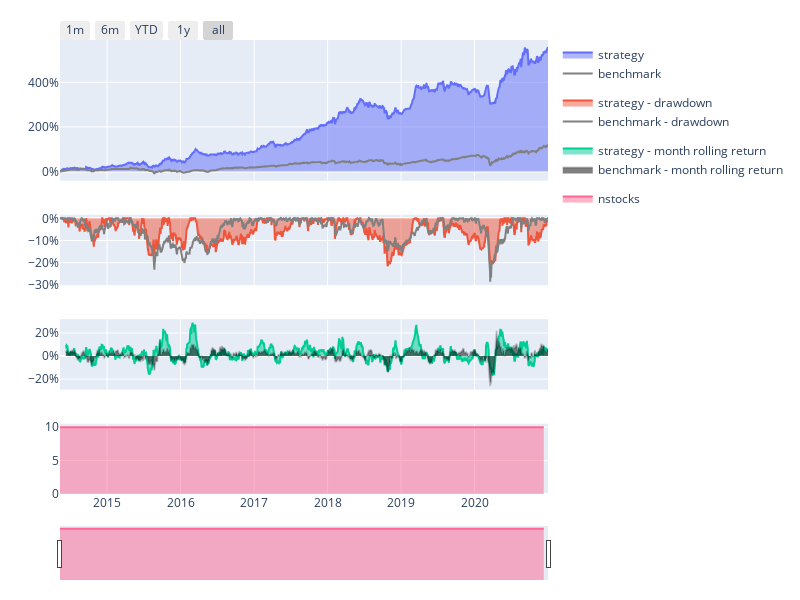
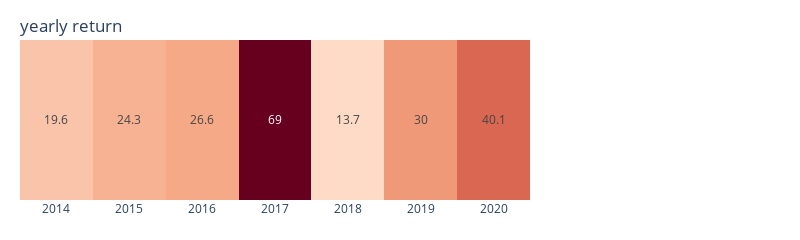
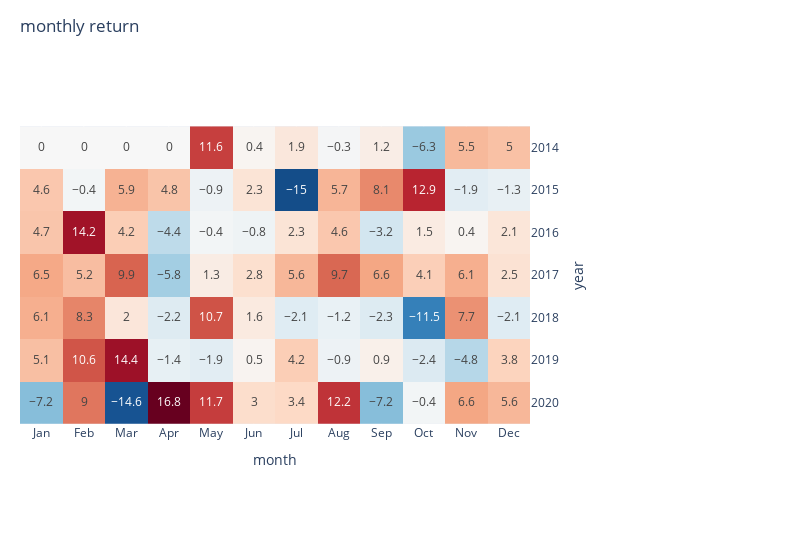

Notebook source saved alongside these figures, in order:
### Code cell
from finlab import data, login
from finlab.backtest import sim
login('qKIeim2QE14Eoc05Qb3zELX6W824+Q+MAc47CdXg6rua+fCBewmloAUxuI/fwlJG#free')

pe = data.get('price_earning_ratio:本益比')
rev = data.get('monthly_revenue:當月營收')
rev_ma3 = rev.average(3)
rev_ma12 = rev.average(12)
營業利益成長率 = data.get('fundamental_features:營業利益成長率')
peg = (pe/營業利益成長率)
cond1 = rev_ma3/rev_ma12>1.1
cond2 = rev/rev.shift()>0.9
cond_all = cond1 & cond2
result = peg*cond_all
position = result[result>0].is_smallest(10).reindex(rev.index_str_to_date().index, method='ffill')

rr= sim(position=position, fee_ratio=1.425/1000/3,stop_loss=0.1,upload=True,name='本益成長比', live_performance_start='2021-06-01')

### Figure 1 — Plotly figure (JSON) as saved in the notebook; plotly's stock layout.template omitted (floating-point values rounded to 4 significant figures; data arrays with more than 128 entries replaced by an {"elided": "..."} marker saying what was removed)
{"data": [{"fill": "tozeroy", "legendgroup": "performance", "name": "strategy", "type": "scatter", "x": {"elided": "1633 str values"}, "xaxis": "x", "y": {"elided": "1633 float values"}, "yaxis": "y"}, {"fill": "tozeroy", "legendgroup": "drawdown", "name": "strategy - drawdown", "type": "scatter", "x": {"elided": "1633 str values"}, "xaxis": "x2", "y": {"elided": "1633 float values"}, "yaxis": "y2"}, {"fill": "tozeroy", "legendgroup": "rolling performance", "name": "strategy - month rolling return", "type": "scatter", "x": {"elided": "1633 str values"}, "xaxis": "x3", "y": {"elided": "1633 float values"}, "yaxis": "y3"}, {"legendgroup": "performance", "line": {"color": "gray"}, "name": "benchmark", "type": "scatter", "x": {"elided": "1633 str values"}, "xaxis": "x", "y": {"elided": "1633 float values"}, "yaxis": "y"}, {"legendgroup": "drawdown", "line": {"color": "gray"}, "name": "benchmark - drawdown", "type": "scatter", "x": {"elided": "1633 str values"}, "xaxis": "x2", "y": {"elided": "1633 float values"}, "yaxis": "y2"}, {"fill": "tozeroy", "legendgroup": "rolling performance", "line": {"color": "rgba(0,0,0,0.2)"}, "name": "benchmark - month rolling return", "type": "scatter", "x": {"elided": "1633 str values"}, "xaxis": "x3", "y": {"elided": "1633 float values"}, "yaxis": "y3"}, {"fill": "tozeroy", "name": "nstocks", "type": "scatter", "x": ["2014-05-12T00:00:00", "2014-06-10T00:00:00", "2014-07-10T00:00:00", "2014-08-11T00:00:00", "2014-09-10T00:00:00", "2014-10-13T00:00:00", "2014-11-10T00:00:00", "2014-12-10T00:00:00", "2015-01-12T00:00:00", "2015-02-10T00:00:00", "2015-03-10T00:00:00", "2015-04-10T00:00:00", "2015-05-11T00:00:00", "2015-06-10T00:00:00", "2015-07-13T00:00:00", "2015-08-10T00:00:00", "2015-09-10T00:00:00", "2015-10-12T00:00:00", "2015-11-10T00:00:00", "2015-12-10T00:00:00", "2016-01-11T00:00:00", "2016-02-15T00:00:00", "2016-03-10T00:00:00", "2016-04-11T00:00:00", "2016-05-10T00:00:00", "2016-06-13T00:00:00", "2016-07-11T00:00:00", "2016-08-10T00:00:00", "2016-09-12T00:00:00", "2016-10-11T00:00:00", "2016-11-10T00:00:00", "2016-12-12T00:00:00", "2017-01-10T00:00:00", "2017-02-10T00:00:00", "2017-03-10T00:00:00", "2017-04-10T00:00:00", "2017-05-10T00:00:00", "2017-06-12T00:00:00", "2017-07-10T00:00:00", "2017-08-10T00:00:00", "2017-09-11T00:00:00", "2017-10-11T00:00:00", "2017-11-10T00:00:00", "2017-12-11T00:00:00", "2018-01-10T00:00:00", "2018-02-12T00:00:00", "2018-03-12T00:00:00", "2018-04-10T00:00:00", "2018-05-10T00:00:00", "2018-06-11T00:00:00", "2018-07-10T00:00:00", "2018-08-10T00:00:00", "2018-09-10T00:00:00", "2018-10-11T00:00:00", "2018-11-12T00:00:00", "2018-12-10T00:00:00", "2019-01-10T00:00:00", "2019-02-11T00:00:00", "2019-03-11T00:00:00", "2019-04-10T00:00:00", "2019-05-10T00:00:00", "2019-06-10T00:00:00", "2019-07-10T00:00:00", "2019-08-12T00:00:00", "2019-09-10T00:00:00", "2019-10-14T00:00:00", "2019-11-11T00:00:00", "2019-12-10T00:00:00", "2020-01-10T00:00:00", "2020-02-17T00:00:00", "2020-03-10T00:00:00", "2020-04-10T00:00:00", "2020-05-11T00:00:00", "2020-06-10T00:00:00", "2020-07-10T00:00:00", "2020-08-10T00:00:00", "2020-09-10T00:00:00", "2020-10-12T00:00:00", "2020-11-10T00:00:00", "2020-12-10T00:00:00"], "xaxis": "x4", "y": [10, 10, 10, 10, 10, 10, 10, 10, 10, 10, 10, 10, 10, 10, 10, 10, 10, 10, 10, 10, 10, 10, 10, 10, 10, 10, 10, 10, 10, 10, 10, 10, 10, 10, 10, 10, 10, 10, 10, 10, 10, 10, 10, 10, 10, 10, 10, 10, 10, 10, 10, 10, 10, 10, 10, 10, 10, 10, 10, 10, 10, 10, 10, 10, 10, 10, 10, 10, 10, 10, 10, 10, 10, 10, 10, 10, 10, 10, 10, 10], "yaxis": "y4"}], "layout": {"height": 600, "legend": {"bgcolor": "rgba(0,0,0,0)"}, "margin": {"b": 20, "l": 60, "r": 20, "t": 40}, "width": 800, "xaxis": {"anchor": "y", "domain": [0, 1], "matches": "x4", "showticklabels": false}, "xaxis2": {"anchor": "y2", "domain": [0, 1], "matches": "x4", "showticklabels": false}, "xaxis3": {"anchor": "y3", "domain": [0, 1], "matches": "x4", "showticklabels": false}, "xaxis4": {"anchor": "y4", "domain": [0, 1], "rangeselector": {"buttons": [{"count": 1, "label": "1m", "step": "month", "stepmode": "backward"}, {"count": 6, "label": "6m", "step": "month", "stepmode": "backward"}, {"count": 1, "label": "YTD", "step": "year", "stepmode": "todate"}, {"count": 1, "label": "1y", "step": "year", "stepmode": "backward"}, {"step": "all"}], "x": 0, "y": 1}, "rangeslider": {"thickness": 0.1, "visible": true}, "type": "date"}, "yaxis": {"anchor": "x", "domain": [0.69, 1], "tickformat": ",.0%"}, "yaxis2": {"anchor": "x2", "domain": [0.46, 0.615], "tickformat": ",.0%"}, "yaxis3": {"anchor": "x3", "domain": [0.23, 0.385], "tickformat": ",.0%"}, "yaxis4": {"anchor": "x4", "domain": [0, 0.155]}}}

### Figure 2 — Plotly figure (JSON) as saved in the notebook; plotly's stock layout.template omitted (floating-point values rounded to 4 significant figures)
{"data": [{"coloraxis": "coloraxis", "hovertemplate": "year: %{x}<br>return: %{z}%", "name": "0", "texttemplate": "%{z}", "type": "heatmap", "x": ["2014", "2015", "2016", "2017", "2018", "2019", "2020"], "xaxis": "x", "yaxis": "y", "z": [[19.6, 24.3, 26.6, 69, 13.7, 30, 40.1]]}], "layout": {"coloraxis": {"cmid": 0, "colorbar": {"title": {"text": "return(%)"}}, "colorscale": [[0, "rgb(5,48,97)"], [0.1, "rgb(33,102,172)"], [0.2, "rgb(67,147,195)"], [0.3, "rgb(146,197,222)"], [0.4, "rgb(209,229,240)"], [0.5, "rgb(247,247,247)"], [0.6, "rgb(253,219,199)"], [0.7, "rgb(244,165,130)"], [0.8, "rgb(214,96,77)"], [0.9, "rgb(178,24,43)"], [1, "rgb(103,0,31)"]], "showscale": false}, "height": 120, "margin": {"b": 40, "l": 20, "r": 270, "t": 40}, "title": {"text": "yearly return", "x": 0.025, "yanchor": "top"}, "width": 800, "xaxis": {"anchor": "y", "constrain": "domain", "domain": [0, 1], "scaleanchor": "y"}, "yaxis": {"anchor": "x", "autorange": "reversed", "constrain": "domain", "domain": [0, 1], "visible": false}}}

### Figure 3 — Plotly figure (JSON) as saved in the notebook; plotly's stock layout.template omitted (floating-point values rounded to 4 significant figures)
{"data": [{"coloraxis": "coloraxis", "hovertemplate": "year: %{y}<br>month: %{x}<br>return: %{z}%", "name": "0", "texttemplate": "%{z}", "type": "heatmap", "x": ["Jan", "Feb", "Mar", "Apr", "May", "Jun", "Jul", "Aug", "Sep", "Oct", "Nov", "Dec"], "xaxis": "x", "y": ["2014", "2015", "2016", "2017", "2018", "2019", "2020"], "yaxis": "y", "z": [[0, 0, 0, 0, 11.6, 0.4, 1.9, -0.3, 1.2, -6.3, 5.5, 5], [4.6, -0.4, 5.9, 4.8, -0.9, 2.3, -15, 5.7, 8.1, 12.9, -1.9, -1.3], [4.7, 14.2, 4.2, -4.4, -0.4, -0.8, 2.3, 4.6, -3.2, 1.5, 0.4, 2.1], [6.5, 5.2, 9.9, -5.8, 1.3, 2.8, 5.6, 9.7, 6.6, 4.1, 6.1, 2.5], [6.1, 8.3, 2, -2.2, 10.7, 1.6, -2.1, -1.2, -2.3, -11.5, 7.7, -2.1], [5.1, 10.6, 14.4, -1.4, -1.9, 0.5, 4.2, -0.9, 0.9, -2.4, -4.8, 3.8], [-7.2, 9, -14.6, 16.8, 11.7, 3, 3.4, 12.2, -7.2, -0.4, 6.6, 5.6]]}], "layout": {"coloraxis": {"cmid": 0, "colorbar": {"title": {"text": "return(%)"}}, "colorscale": [[0, "rgb(5,48,97)"], [0.1, "rgb(33,102,172)"], [0.2, "rgb(67,147,195)"], [0.3, "rgb(146,197,222)"], [0.4, "rgb(209,229,240)"], [0.5, "rgb(247,247,247)"], [0.6, "rgb(253,219,199)"], [0.7, "rgb(244,165,130)"], [0.8, "rgb(214,96,77)"], [0.9, "rgb(178,24,43)"], [1, "rgb(103,0,31)"]], "showscale": false}, "height": 550, "margin": {"b": 40, "l": 20, "r": 270, "t": 40}, "title": {"text": "monthly return", "x": 0.025, "yanchor": "top"}, "width": 800, "xaxis": {"anchor": "y", "constrain": "domain", "domain": [0, 1], "scaleanchor": "y", "title": {"text": "month"}}, "yaxis": {"anchor": "x", "autorange": "reversed", "constrain": "domain", "domain": [0, 1], "side": "right", "title": {"text": "year"}}}}
